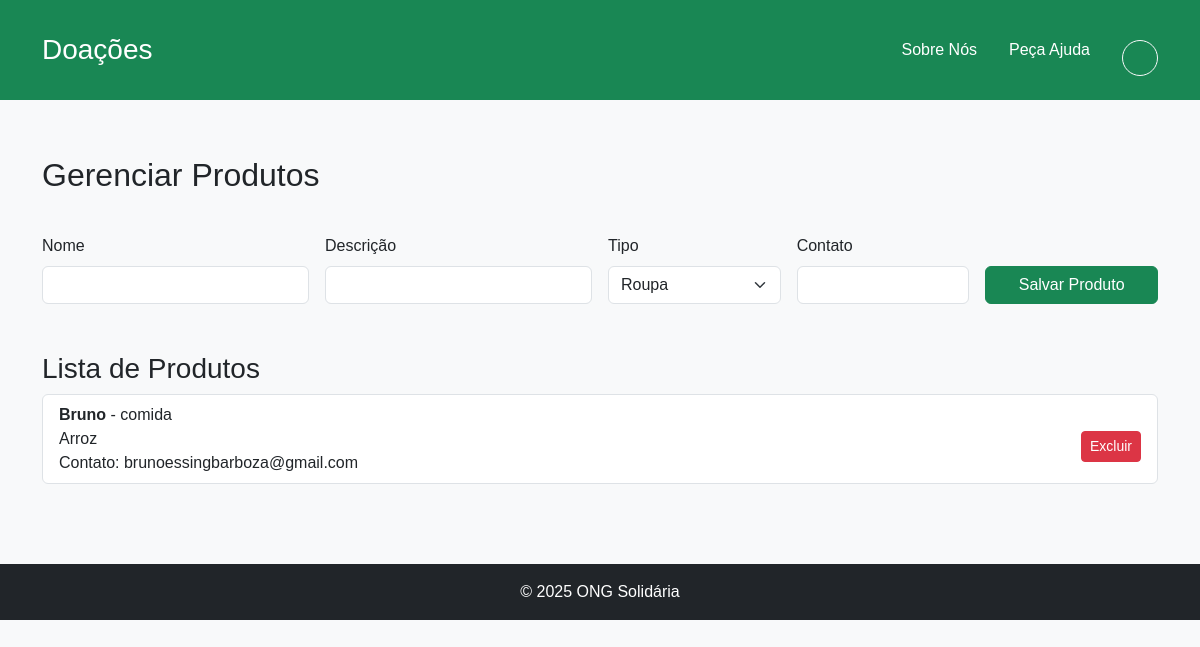
The app's page /produtos (signed in) with its own data.
### BackEnd/models.py (models this page shows, shortened)
class Produto(db.Model):
    id = db.Column(db.Integer, primary_key=True)
    nome = db.Column(db.String(100), nullable=False)
    descricao = db.Column(db.String(255), nullable=False)
    tipo = db.Column(db.String(20), nullable=False)  # 'roupa', 'comida', 'dinheiro'
    contato = db.Column(db.String(120), nullable=False)

### BackEnd/index.py (the view, shortened to what this page needs)
@app.route("/produtos", methods=["GET", "POST"])
@login_required
def produtos():
    form = ProdutoForm()
    produtos = Produto.query.all()
    return render_template("produtos.html", form=form, produtos=produtos)

### BackEnd/forms.py
class ProdutoForm(FlaskForm):
    nome = StringField("Nome", validators=[DataRequired()])
    descricao = StringField("Descrição", validators=[DataRequired()])
    tipo = SelectField(
        "Tipo",
        choices=[("roupa", "Roupa"), ("comida", "Comida"), ("dinheiro", "Dinheiro")],
        validators=[DataRequired()],
    )
    contato = StringField("Contato", validators=[DataRequired(), Length(max=120)])
    submit = SubmitField("Salvar Produto")

### BackEnd/index.py (called while the page is built)
@login_manager.user_loader
def load_user(user_id):
    return Users.query.get(int(user_id))

### FrontEnd/templates/produtos.html (shortened to what this page needs)
<!DOCTYPE html>
<html lang="pt-BR">
<head>
  <link href="https://cdn.jsdelivr.net/npm/bootstrap@5.3.3/dist/css/bootstrap.min.css" rel="stylesheet" />
  <link rel="stylesheet" href="{{ url_for('static', filename='css/estilo.css') }}" />
</head>
<body class="bg-light">
<header class="bg-success text-white py-4 mb-4">
  <div class="container d-flex justify-content-between align-items-center">
    <h1 class="h3 mb-0">Doações</h1>
    <nav>
      <div class="d-flex align-items-center gap-3">
        <a href="{{ url_for('index') }}" class="text-white text-decoration-none me-3">Sobre Nós</a>
        <a href="{{ url_for('pedir_ajuda') }}" class="text-white text-decoration-none me-3">Peça Ajuda</a>
        <div class="dropdown">
          <button class="btn btn-outline-light rounded-circle d-flex align-items-center justify-content-center"
                  type="button" id="userDropdown" data-bs-toggle="dropdown" aria-expanded="false"
                  style="width: 36px; height: 36px;">
          </button>
        </div>
      </div>
    </nav>
  </div>
</header>
  <main class="container">
    <h2 class="mb-4">Gerenciar Produtos</h2>
    <form method="POST" class="row g-3 mb-5">
      <div class="col-md-3">
        <label for="nome" class="form-label">Nome</label>
        {{ form.nome(class="form-control", id="nome") }}
      </div>
      <div class="col-md-3">
        <label for="descricao" class="form-label">Descrição</label>
        {{ form.descricao(class="form-control", id="descricao") }}
      </div>
      <div class="col-md-2">
        <label for="tipo" class="form-label">Tipo</label>
        {{ form.tipo(class="form-select", id="tipo") }}
      </div>
      <div class="col-md-2">
        <label for="contato" class="form-label">Contato</label>
        {{ form.contato(class="form-control", id="contato") }}
      </div>
      <div class="col-md-2 d-flex align-items-end">
        {{ form.submit(class="btn btn-success w-100") }}
      </div>
    </form>
    <h3>Lista de Produtos</h3>
    {% if produtos %}
      <ul class="list-group">
        {% for produto in produtos %}
          <li class="list-group-item d-flex justify-content-between align-items-center">
            <div>
              <strong>{{ produto.nome }}</strong> - {{ produto.tipo }}<br>
              {{ produto.descricao }}<br>
              Contato: {{ produto.contato }}
            </div>
            <form method="POST" action="{{ url_for('delete_produto', id=produto.id) }}">
              <button class="btn btn-danger btn-sm">Excluir</button>
            </form>
          </li>
        {% endfor %}
      </ul>
    {% else %}
      <p class="text-muted">Nenhum produto cadastrado ainda.</p>
    {% endif %}
  </main>
  <footer class="bg-dark text-white text-center py-3 mt-5">
    <p class="mb-0">&copy; 2025 ONG Solidária</p>
  </footer>
</body>
</html>

### FrontEnd/static/css/estilo.css (style rules this page uses)
body { font-family: Arial, sans-serif; margin: 0; padding: 0; }
footer { color: white; padding: 1rem; }
nav a { color: white; margin-right: 1rem; text-decoration: none; }
main { padding: 2rem; }
form label { display: block; margin-top: 1rem; }
ul { list-style-type: none; padding: 0; }
li { border-bottom: 1px solid #ccc; padding: 0.5rem 0; }
button { margin-top: 1rem; }

### records on screen
Produto: nome "Bruno", tipo "comida", descricao "Arroz", contato "brunoessingbarboza@gmail.com"
